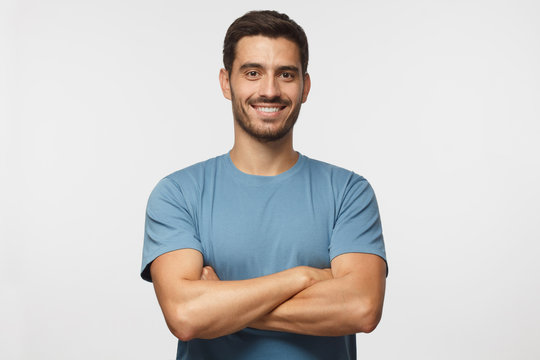
#> input picture input.png, 540 x 360 px, found by its file name
$ python edger_2.py
#> lines starting #> are read from the running program, lines starting #| are printed output that depends on the picture; after the words box and inside, x2 and y2 are one past the last pixel; in counts of white or black regions, pixels touching at a corner belong together

import numpy as np
from PIL import Image
import random
import time
import math
from collections import deque
import matplotlib.pyplot as plt
import imageio.v3 as iio
import colorsys


# ------------------
# Config
# ------------------
SIZE = 99
KERNEL_SIZE = 3

# ------------------
# Setup
# ------------------


OPTIONS = [
    (1),
    (2)
]

CARDINAL_DIRECTIONS = [
     (1, 0),    # east
     (1, 1),    # north east
     (-1, 0),   # west
     (-1, 1),    # North west
     (0, 1),    # North
     (1, -1),    # South East
     (0, -1),    # South
     (-1, -1)    # South west
 ]
def in_bounds(x, y):
    return 0 <= x < SIZE and 0 <= y < SIZE


image = iio.imread("input.png")
#> image is the input picture: shape (360, 540, 3); mean R, G, B 207.1, 205.1, 204

x_size = image.shape[0]
#> x_size = 360
y_size = image.shape[1]
#> y_size = 540

grid = np.zeros((x_size, y_size), dtype=np.uint8)
grid_color = np.zeros((x_size, y_size, 3), dtype=np.uint8)
vector_length = np.zeros((x_size, y_size), dtype=np.uint8)
vector_angle = np.zeros((x_size, y_size), dtype=np.uint8)


new_x_size = int(x_size/3)
#> new_x_size = 120
new_y_size = int(y_size/3)
#> new_y_size = 180

#pass 1
for x in range(x_size):
    for y in range(y_size):


        d_all = [0]*8

        # Check each neighbouring pixel (8 directional)
        i = 0
        color_vector_x = 0
        color_vector_y = 0
        for dx,dy in CARDINAL_DIRECTIONS:
            nx, ny = x + dx, y + dy

            if 0 <= nx < x_size and 0 <= ny < y_size:
                origin = image[x,y].astype(int)
                neighbour = image[x+dx,y+dy].astype(int)
                d_r = origin[0]-neighbour[0]
                d_b = origin[1]-neighbour[1]
                d_g = origin[2]-neighbour[2]
                #calc distance
                distance = math.sqrt(d_r**2 + d_b**2 + d_g**2)

                dir_len = math.sqrt(dx*dx + dy*dy)
                ndx = dx / dir_len
                ndy = dy / dir_len
                color_vector_x += ndx * distance
                color_vector_y += ndy * distance


                if distance > 75:
                    grid[x,y] = 1
            i += 1
        #CALCULATE HSV

        length = math.sqrt(color_vector_x**2 + color_vector_y**2)
        color_vector_angle = math.atan2(color_vector_y,color_vector_x)
        vector_length[x,y] = length
        vector_angle[x,y] = color_vector_angle
        #HUE

        hue = (color_vector_angle + math.pi) / (2*math.pi)
        #Saturation
        saturation = min(length/500, 1.0)

        r, g, b = colorsys.hsv_to_rgb(hue, 1.0, saturation)
        r = int(r*255)
        g = int(g*255)
        b = int(b*255)
        grid_color[x,y] = (r,g,b)
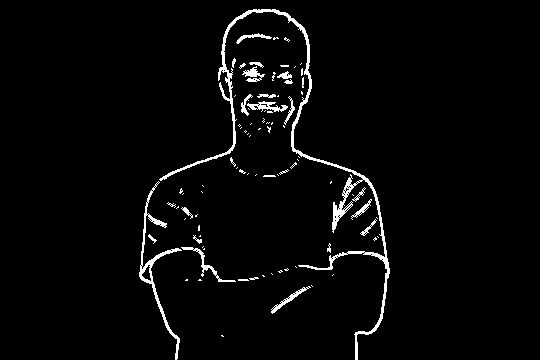
#> grid: shape (360, 540); values 0 (black) and 1 (white), 3% white in thin lines or dots, all inside (x1, y1, x2, y2) = (139, 9, 390, 360)
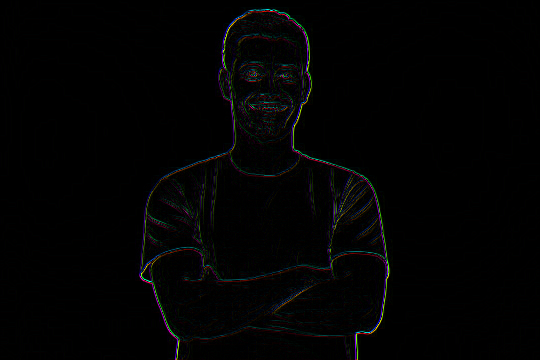
#> grid_color: shape (360, 540, 3); mean R, G, B 2.5, 2.5, 2.5
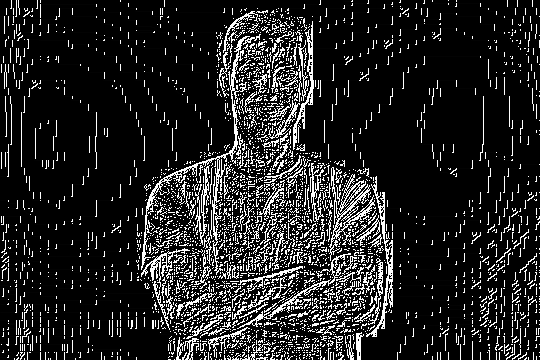
#> vector_angle: shape (360, 540); min 0, max 255, mean 36.4
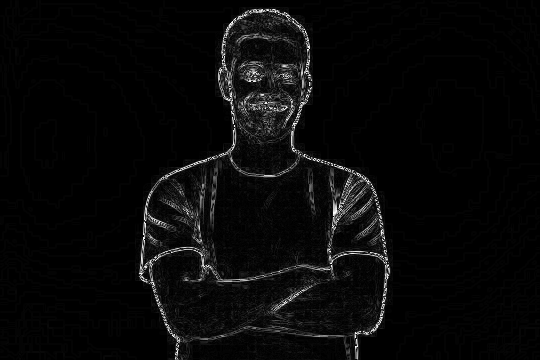
#> vector_length: shape (360, 540); min 0, max 255, mean 8.7


# [46 lines of commented-out code are left out]

h, w = grid.shape
#> h = 360; w = 540
black_img = np.zeros((h,w,3), dtype=np.uint8)

black_img[grid == 0] = [0, 0, 0]          # 0 = Black (Background)
black_img[grid == 1] = [255, 255, 255]    # 1 = White (Corridors)
black_img[grid == 2] = [0, 100, 255]

color_img = grid_color


# Display result
plt.imshow(image) # Show original
plt.title("Original Image")
plt.show()

plt.imshow(black_img, cmap='gray', vmin=0, vmax=255) # Show our processed grid
plt.title("Grid Visualization")
plt.show()

plt.imshow(color_img, cmap='gray', vmin=0, vmax=255) # Show our processed grid
plt.title("Grid Visualization")
plt.show()
